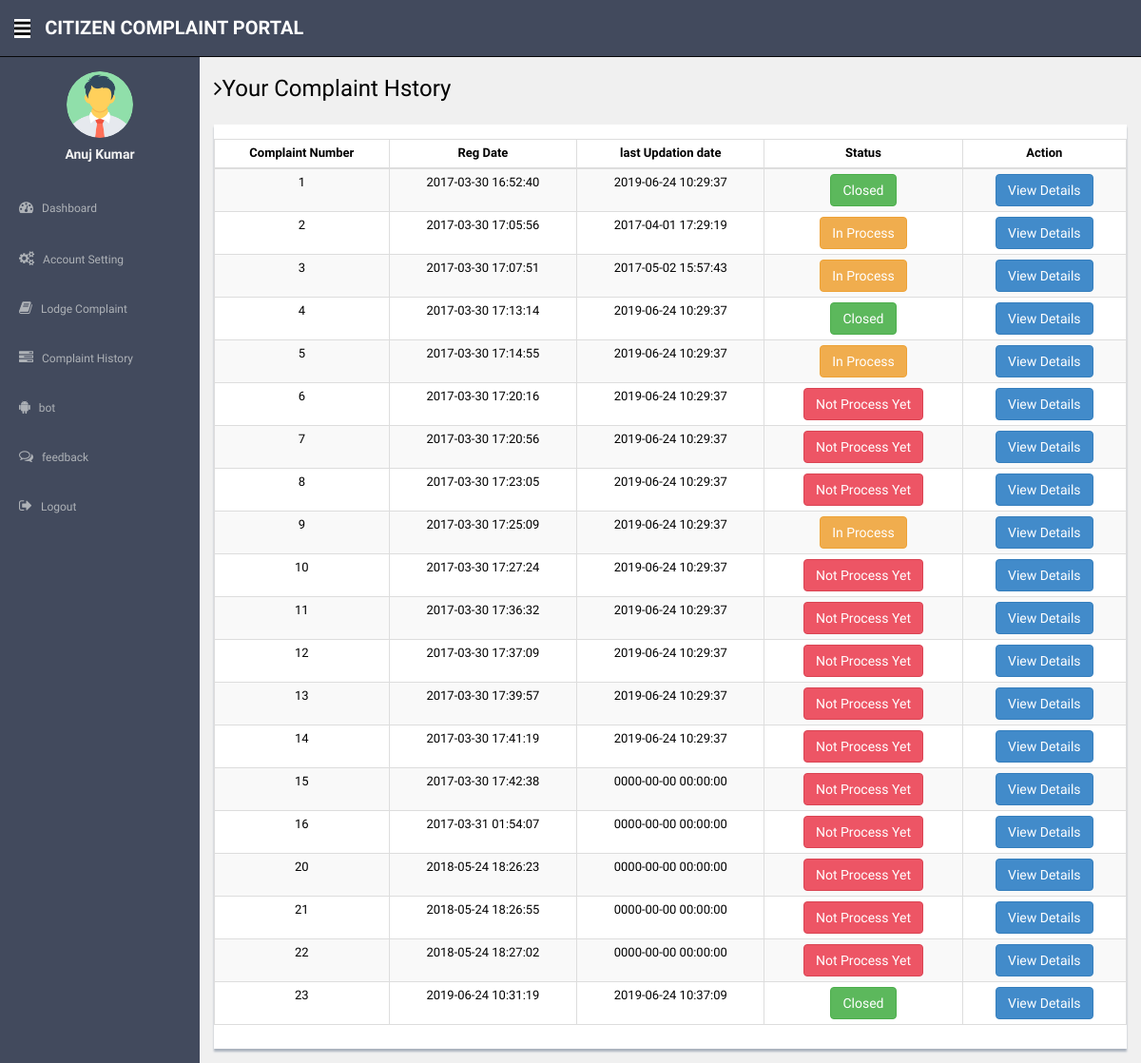
/complaint-history.php (signed in), run on the app's committed database.
### tables this page shows
CREATE TABLE `users` (
  `id` int(11) NOT NULL,
  `fullName` varchar(255) DEFAULT NULL,
  `userEmail` varchar(255) DEFAULT NULL,
  `password` varchar(255) DEFAULT NULL,
  `contactNo` bigint(11) DEFAULT NULL,
  `address` tinytext DEFAULT NULL,
  `State` varchar(255) DEFAULT NULL,
  `country` varchar(255) DEFAULT NULL,
  `pincode` int(6) DEFAULT NULL,
  `userImage` varchar(255) DEFAULT NULL,
  `regDate` timestamp NOT NULL DEFAULT current_timestamp(),
  `updationDate` timestamp NULL DEFAULT NULL,
  `status` int(1) DEFAULT NULL
);

CREATE TABLE `tblcomplaints` (
  `complaintNumber` int(11) NOT NULL,
  `userId` int(11) DEFAULT NULL,
  `category` int(11) DEFAULT NULL,
  `subcategory` varchar(255) DEFAULT NULL,
  `complaintType` varchar(255) DEFAULT NULL,
  `state` varchar(255) DEFAULT NULL,
  `noc` varchar(255) DEFAULT NULL,
  `complaintDetails` mediumtext DEFAULT NULL,
  `complaintFile` varchar(255) DEFAULT NULL,
  `regDate` timestamp NULL DEFAULT current_timestamp(),
  `status` varchar(50) DEFAULT NULL,
  `lastUpdationDate` timestamp NULL DEFAULT NULL ON UPDATE current_timestamp()
);

### complaint-history.php (the view, shortened to what this page needs)
<?php
include('includes/config.php');
if(strlen($_SESSION['login'])==0)
  {
header('location:index.php');
}
else{
?>
<!DOCTYPE html>
<html lang="en">
  <head>
    <link href="assets/css/bootstrap.css" rel="stylesheet">
    <link href="assets/font-awesome/css/font-awesome.css" rel="stylesheet" />
    <link href="assets/css/style.css" rel="stylesheet">
    <link href="assets/css/style-responsive.css" rel="stylesheet">
    <link href="assets/css/table-responsive.css" rel="stylesheet">
  </head>
  <body>
  <section id="container" >
<?php include("includes/header.php");?>
<?php include("includes/sidebar.php");?>
      <section id="main-content">
          <section class="wrapper">
          	<h3><i class="fa fa-angle-right"></i>Your Complaint Hstory</h3>
		  		<div class="row mt">
			  		<div class="col-lg-12">
                      <div class="content-panel">
                          <section id="unseen">
                            <table class="table table-bordered table-striped table-condensed">
                              <thead>
                              <tr style="text-align: center">
                                  <th style="text-align: center">Complaint Number</th>
                                  <th style="text-align: center">Reg Date</th>
                                  <th style="text-align: center">last Updation date</th>
                                  <th style="text-align: center">Status</th>
                                  <th style="text-align: center">Action</th>
                              </tr>
                              </thead>
                              <tbody>
  <?php $query=mysqli_query($con,"select * from tblcomplaints where userId='".$_SESSION['id']."'");
while($row=mysqli_fetch_array($query))
{
  ?>
                              <tr>
                                  <td align="center"><?php echo htmlentities($row['complaintNumber']);?></td>
                                  <td align="center"><?php echo htmlentities($row['regDate']);?></td>
                                 <td align="center"><?php echo  htmlentities($row['lastUpdationDate']);
                                 ?></td>
                                  <td align="center"><?php
                                    $status=$row['status'];
                                    if($status=="" or $status=="NULL")
                                    { ?>
                                      <button type="button" class="btn btn-theme04">Not Process Yet</button>
                                   <?php }
 if($status=="in process"){ ?>
<button type="button" class="btn btn-warning">In Process</button>
<?php }
if($status=="closed") {
?>
<button type="button" class="btn btn-success">Closed</button>
<?php } ?>
                                   <td align="center">
                                   <a href="complaint-details.php?cid=<?php echo htmlentities($row['complaintNumber']);?>">
<button type="button" class="btn btn-primary">View Details</button></a>
                                   </td>
                                </tr>
                              <?php } ?>
                              </tbody>
                          </table>
                          </section>
                  </div>
               </div>
		  	</div>
		</section><! --/wrapper -->
      </section>
  </section>
  </body>
</html>
<?php } ?>

### includes/sidebar.php (shortened to what this page needs)
<aside>
          <div id="sidebar"  class="nav-collapse">
              <ul class="sidebar-menu" id="nav-accordion">
              <?php $query=mysqli_query($con,"select fullName,userImage from users where userEmail='".$_SESSION['login']."'");
 while($row=mysqli_fetch_array($query))
 {
 ?>
                  <p class="centered"><a href="profile.php">
<?php $userphoto=$row['userImage'];
if($userphoto==""):
?>
<img src="userimages/noimage.png"  class="img-circle" width="70" height="70" >
<?php else:?>
  <img src="userimages/<?php echo htmlentities($userphoto);?>" class="img-circle" width="70" height="70">
<?php endif;?>
</a>
</p>
                  <h5 class="centered"><?php echo htmlentities($row['fullName']);?></h5>
                  <?php } ?>
                  <li class="mt">
                      <a href="dashboard.php">
                          <i class="fa fa-dashboard"></i>
                          <span>Dashboard</span>
                      </a>
                  </li>
                  <li class="sub-menu">
                      <a href="javascript:;" >
                          <i class="fa fa-cogs"></i>
                          <span>Account Setting</span>
                      </a>
                  </li>
                  <li class="sub-menu">
                      <a href="register-complaint.php" >
                          <i class="fa fa-book"></i>
                          <span>Lodge Complaint</span>
                      </a>
                    </li>
                  <li class="sub-menu">
                      <a href="complaint-history.php" >
                          <i class="fa fa-tasks"></i>
                          <span>Complaint History</span>
                      </a>
                  </li>
                 <li class="sub-menu">
                    <a href="bot.php">
                    <i class="fa fa-android" aria-hidden="true"></i>
                        <span> bot</span>
                    </a>
                 </li>
                 <li class="sub-menu">
                    <a href="feedback.php">
                    <i class="fa fa-comments-o" aria-hidden="true"></i>
                        <span> feedback</span>
                    </a>
                 </li>
                 <li class="sub-menu">
                      <a href="logout.php" >
                          <i class="fa fa-sign-out"></i>
                          <span>Logout</span>
                      </a>
                  </li>
              </ul>
          </div>
      </aside>

### assets/css/style.css (style rules this page uses)
body { color: #000000; background: #ebebebb8; font-family: 'Ruda', sans-serif; padding: 0px !important; margin: 0px !important; font-size:13px; }
ul li { list-style: none; }
a, a:hover, a:focus { text-decoration: none; outline: none; }
#container { width: 100%; height: 100%; }
.btn-theme04 { color: #fff; background-color: #ed5565; border-color: #da4453; }
.centered { text-align: center; }
.mt { margin-top: 25px; }
#sidebar { width: 210px; height: 100%; position: fixed; background: #424a5d; }
#sidebar h5 { color: #f2f2f2; font-weight: 700; }
#sidebar ul li { position: relative; }
ul.sidebar-menu , ul.sidebar-menu li ul.sub { margin: -2px 0 0; padding: 0; }
ul.sidebar-menu { margin-top: 75px; }
ul.sidebar-menu li { margin-bottom: 5px; margin-left:10px; margin-right:10px; }
ul.sidebar-menu li.sub-menu { line-height: 15px; }
ul.sidebar-menu li a span { display: inline-block; }
ul.sidebar-menu li a { color: #aeb2b7; text-decoration: none; display: block; padding: 15px 0 15px 10px; font-size: 12px; outline: none; -webkit-transition: all 0.3s ease; -moz-transition: all 0.3s ease; -o-transition: all 0.3s ease; -ms-transition: all 0.3s ease; transition: all 0.3s ease; }
ul.sidebar-menu li a i { font-size: 15px; padding-right: 6px; }
#main-content { margin-left: 210px; }
.wrapper { display: inline-block; margin-top: 60px; padding-left: 15px; padding-right: 15px; padding-bottom: 15px; padding-top: 0px; width: 100%; }
.content-panel { background: #ffffff; box-shadow: 0px 3px 2px #aab2bd; padding-top: 15px; padding-bottom: 5px; }

### data on the page
users: userImage (picture), fullName "Anuj Kumar"
tblcomplaints: complaintNumber "1", regDate "2017-03-30 16:52:40", lastUpdationDate "2019-06-24 10:29:37", status "Closed"
tblcomplaints: complaintNumber "2", regDate "2017-03-30 17:05:56", lastUpdationDate "2017-04-01 17:29:19", status "In Process"
tblcomplaints: complaintNumber "3", regDate "2017-03-30 17:07:51", lastUpdationDate "2017-05-02 15:57:43", status "In Process"
tblcomplaints: complaintNumber "4", regDate "2017-03-30 17:13:14", lastUpdationDate "2019-06-24 10:29:37", status "Closed"
tblcomplaints: complaintNumber "5", regDate "2017-03-30 17:14:55", lastUpdationDate "2019-06-24 10:29:37", status "In Process"
tblcomplaints: complaintNumber "6", regDate "2017-03-30 17:20:16", lastUpdationDate "2019-06-24 10:29:37", shows "Not Process Yet"
tblcomplaints: complaintNumber "7", regDate "2017-03-30 17:20:56", lastUpdationDate "2019-06-24 10:29:37", shows "Not Process Yet"
tblcomplaints: complaintNumber "8", regDate "2017-03-30 17:23:05", lastUpdationDate "2019-06-24 10:29:37", shows "Not Process Yet"
tblcomplaints: complaintNumber "9", regDate "2017-03-30 17:25:09", lastUpdationDate "2019-06-24 10:29:37", status "In Process"
tblcomplaints: complaintNumber "10", regDate "2017-03-30 17:27:24", lastUpdationDate "2019-06-24 10:29:37", shows "Not Process Yet"
tblcomplaints: complaintNumber "11", regDate "2017-03-30 17:36:32", lastUpdationDate "2019-06-24 10:29:37", shows "Not Process Yet"
tblcomplaints: complaintNumber "12", regDate "2017-03-30 17:37:09", lastUpdationDate "2019-06-24 10:29:37", shows "Not Process Yet"
tblcomplaints: complaintNumber "13", regDate "2017-03-30 17:39:57", lastUpdationDate "2019-06-24 10:29:37", shows "Not Process Yet"
tblcomplaints: complaintNumber "14", regDate "2017-03-30 17:41:19", lastUpdationDate "2019-06-24 10:29:37", shows "Not Process Yet"
tblcomplaints: complaintNumber "15", regDate "2017-03-30 17:42:38", lastUpdationDate "0000-00-00 00:00:00", shows "Not Process Yet"
tblcomplaints: complaintNumber "16", regDate "2017-03-31 01:54:07", lastUpdationDate "0000-00-00 00:00:00", shows "Not Process Yet"
tblcomplaints: complaintNumber "20", regDate "2018-05-24 18:26:23", lastUpdationDate "0000-00-00 00:00:00", shows "Not Process Yet"
tblcomplaints: complaintNumber "21", regDate "2018-05-24 18:26:55", lastUpdationDate "0000-00-00 00:00:00", shows "Not Process Yet"
tblcomplaints: complaintNumber "22", regDate "2018-05-24 18:27:02", lastUpdationDate "0000-00-00 00:00:00", shows "Not Process Yet"
tblcomplaints: complaintNumber "23", regDate "2019-06-24 10:31:19", lastUpdationDate "2019-06-24 10:37:09", status "Closed"
